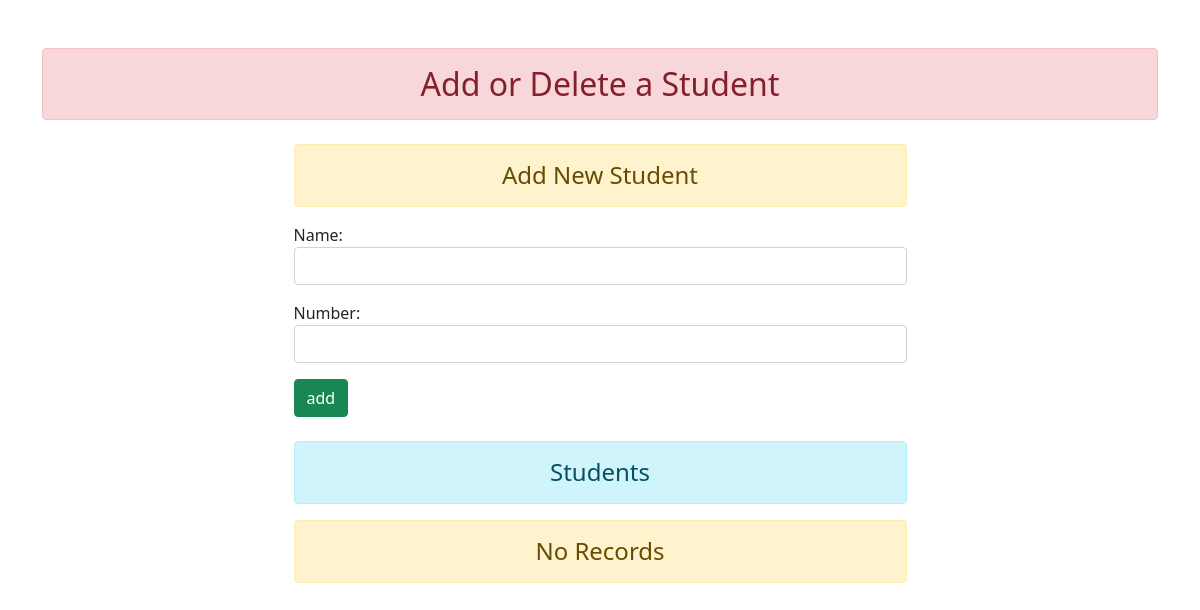
Page /pmain_add on the earlier database version.
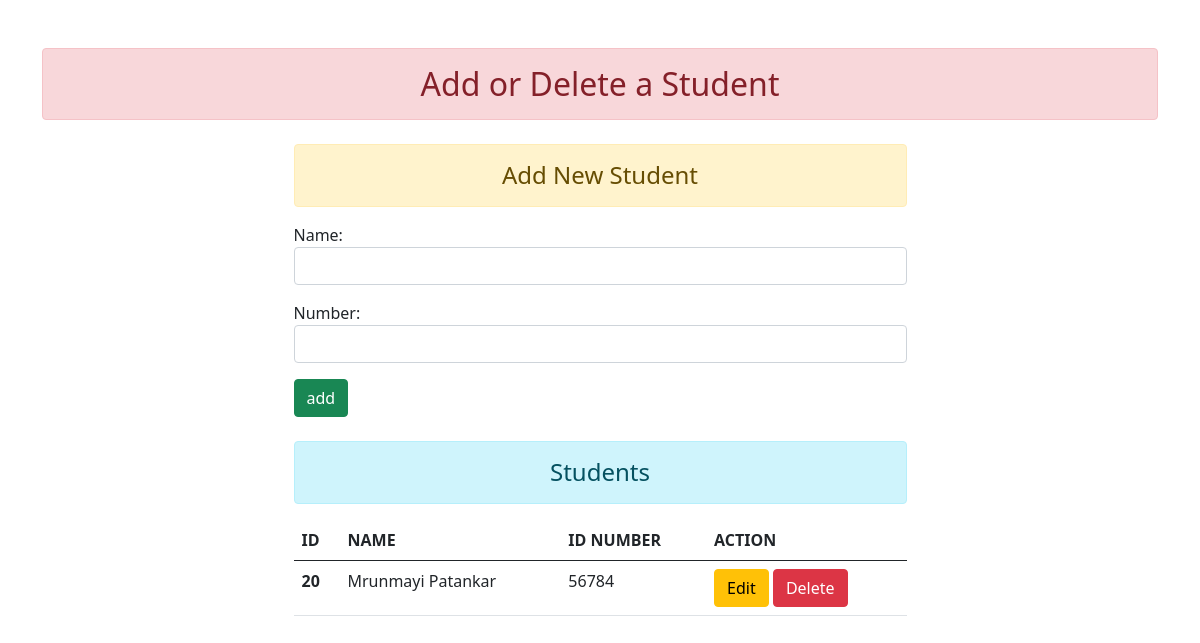
Same page on the later database version.
### home/models.py (models this page shows)
class student_add(models.Model):
    name = models.CharField(max_length=100)
    number = models.CharField(max_length=70)

### home/views.py (the view)
# urls.py: path('pmain_add',views.pmain_add ,name='pmain_add.html'),
def pmain_add(request):
    if request.method == 'POST':
        fm = student_addform(request.POST)
        if fm.is_valid():
            name = fm.cleaned_data['name']
            number =fm.cleaned_data['number']
            reg = student_add(name = name , number = number)
            reg.save()
            fm = student_addform()
    else:
        fm = student_addform()
    stud = student_add.objects.all()
    return render(request,"pmain_add.html" , {'form':fm , 'stu':stud})

### home/forms.py
class student_addform(forms.ModelForm):
    class Meta:
        model = student_add
        fields = ['name' , 'number']
        widgets = {
            'name' : forms.TextInput(attrs={'class':'form-control'}),
            'number' : forms.TextInput(attrs={'class':'form-control'})
        }

### templates/pmain_add.html (shortened to what this page needs)
{% extends 'pmain_base.html'%}
{% block content%}
<div class="container">
  <div class = ' container center my-4 col-sm-7'>
    <h4  class='text-center alert alert-warning'>Add New Student</h4>
    <form action="" method="POST">
      {{ form.as_p}}
      <input type = 'submit' class = 'btn btn-success' value = 'add'>
    </form>
  </div>
  <div class=" container my-4 col-sm-7">
    <h4 class = 'text-center alert alert-info'>Students</h4>
    {% if stu %}
    <table class="table table-hover">
      <thead>
        <tr>
          <th scope="col">ID</th>
          <th scope="col">NAME</th>
          <th scope="col">ID NUMBER</th>
          <th scope="col">ACTION</th>
        </tr>
      </thead>
      <tbody>
        {% for i in stu %}
        <tr>
          <th scope="row">{{i.id}}</th>
          <td>{{i.name}}</td>
          <td>{{i.number}}</td>
          <td>
            <a href = '{% url "updatedata" i.id %}' class='btn btn-warning '>Edit</a>
            <form action="{% url 'delete_data' i.id %}" method="POST" class="d-inline">
              <input type="submit" class='btn btn-danger ' value ='Delete'>
            </form>
          </td>
        </tr>
        {% endfor %}
      </tbody>
    </table>
    {% else %}
    <h4 class='text-center alert alert-warning'>No Records</h4>
    {% endif %}
  </div>
</div>
{% endblock content%}

Differences in the rows shown:
added student_add: id "20", name "Mrunmayi Patankar", number "56784"
Other differences:
text no longer shown: "No Records"
text now shown: "ID NAME ID NUMBER ACTION"
